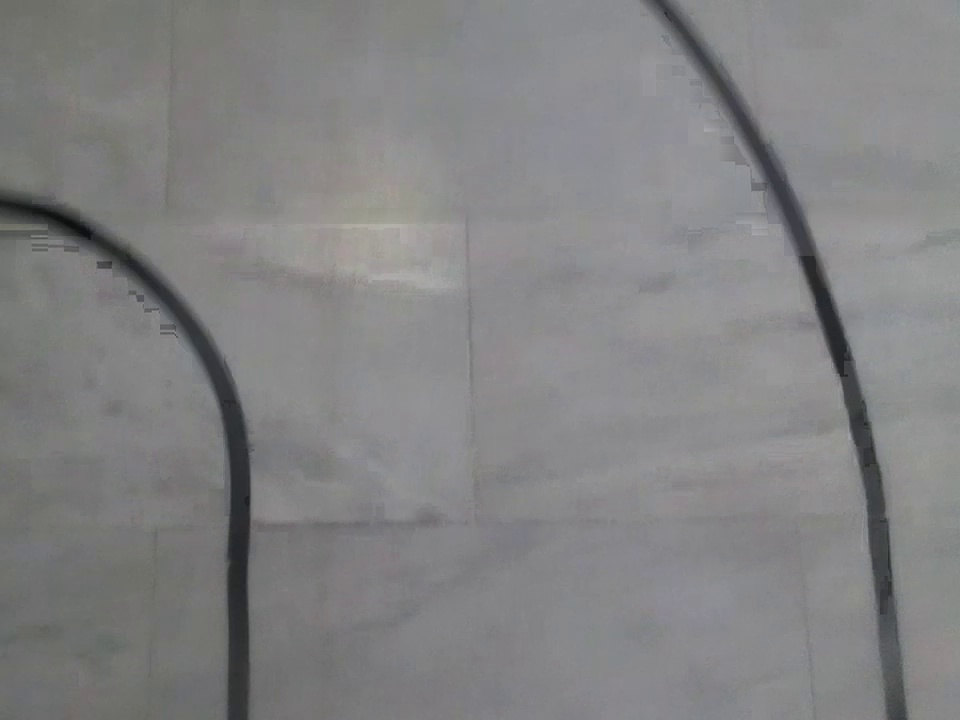
#> input picture Images for trainning/img_000017.jpg, 960 x 720 px
$ python -i Clean_keep_corridor_select_auto.py   (imports and definitions only)
#> lines starting #> are read from the running program, lines starting #| are printed output that depends on the picture; after the words box and inside, x2 and y2 are one past the last pixel; in counts of white or black regions, pixels touching at a corner belong together
#> further down, picture is the input picture: shape (720, 960, 3); mean B, G, R 130.8, 130.1, 130.1
# clean_simple.py
# Απλό script: καθαρίζει ένα συγκεκριμένο session και φτιάχνει μόνο του νέο φάκελο "_final"


#####ΠΟΛΥ ΚΑΚΟ########


from pathlib import Path
import shutil, cv2, numpy as np, pandas as pd

# ==========================================================
# ΕΔΩ ΒΑΖΕΙΣ ΤΟ SESSION ΠΟΥ ΘΕΣ ΝΑ ΚΑΘΑΡΙΣΤΕΙ
SOURCE_SESSION = Path("data/session_2025-10-14_13-54-28")
# ==========================================================

BOTTOM_RATIO = 0.25
TOP_RATIO = 0.60
CANNY_LOW, CANNY_HIGH = 60, 140
SMOOTH_WIN = 21
PEAK_FRAC = 0.18
PEAK_MIN_DIST_FRAC = 0.22
TOP_HOUGH_THRESHOLD = 55
HOUGH_MIN_LEN = 35
HOUGH_MAX_GAP = 12
MID_BAND = (0.40, 0.70)
MID_MIN_LINE_LEN = 60
MID_MAX_GAP = 10
HORIZ_ANGLE_DEG = 15
SAVE_REJECT_SAMPLES = True
REJECT_SAMPLES_MAX = 40


# [9 lines left out: function make_unique_dir, not called in this run]


def hist_peaks_two(edges):
    col_hist = edges.sum(axis=0).astype(np.float32)
    if col_hist.max() < 1:
        return False
    k = SMOOTH_WIN if SMOOTH_WIN % 2 == 1 else SMOOTH_WIN + 1
    col_hist_s = cv2.GaussianBlur(col_hist.reshape(1, -1), (k, 1), 0).ravel()
    thr = PEAK_FRAC * col_hist_s.max()
    peaks = []
    for i in range(1, len(col_hist_s) - 1):
        if col_hist_s[i] > thr and col_hist_s[i] >= col_hist_s[i - 1] and col_hist_s[i] >= col_hist_s[i + 1]:
            peaks.append(i)
    if len(peaks) < 2:
        return False
    peaks_sorted = sorted(peaks, key=lambda i: col_hist_s[i], reverse=True)
    p1, p2 = peaks_sorted[0], peaks_sorted[1]
    min_dist = int(PEAK_MIN_DIST_FRAC * edges.shape[1])
    return abs(p1 - p2) >= min_dist


def want_keep(img):
    h, w = img.shape[:2]
#> h = 720; w = 960
    gray = cv2.cvtColor(img, cv2.COLOR_BGR2GRAY)
    clahe = cv2.createCLAHE(clipLimit=2.0, tileGridSize=(8, 8))
    gray = clahe.apply(gray)
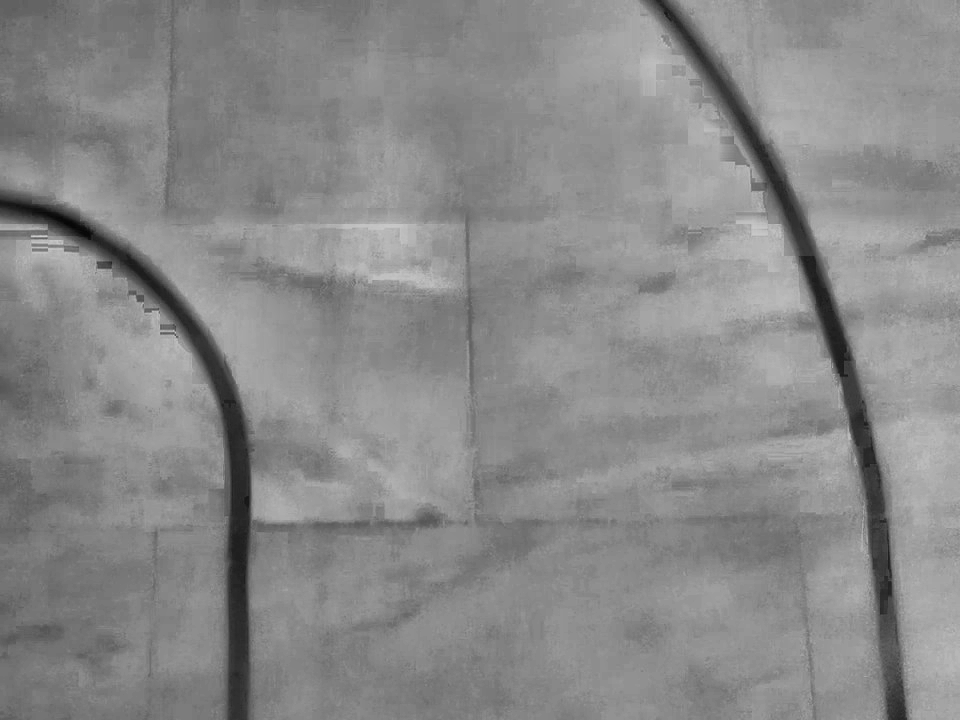
#> gray: shape (720, 960); min 6, max 206, mean 137.2

    # --- κάτω μέρος: πρέπει να έχει 2 γραμμές ---
    yb = int(h * (1.0 - BOTTOM_RATIO))
#> yb = 540
    roi_bot = gray[yb:, :]
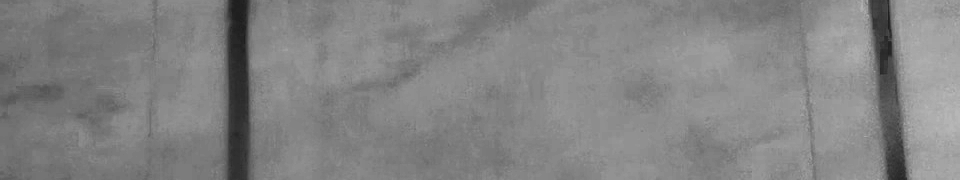
#> roi_bot: shape (180, 960); min 29, max 184, mean 131.4
    edges_b = cv2.Canny(roi_bot, CANNY_LOW, CANNY_HIGH)
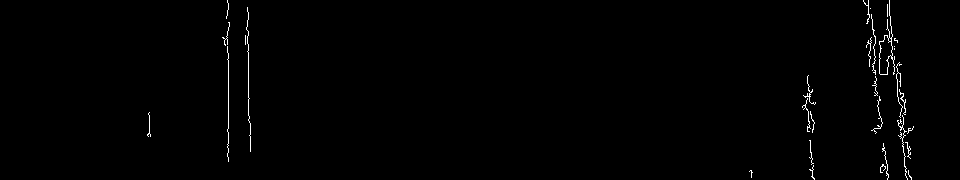
#> edges_b: shape (180, 960); 0.77% white in thin lines or dots, all inside (x1, y1, x2, y2) = (147, 0, 914, 180)
    if not hist_peaks_two(edges_b):
#> in hist_peaks_two, `col_hist = edges.sum(axis=0).astype(np.float32)`: col_hist = 960 values, max 28050 at index 228, min 0 at index 0, mean 354.1
#> in hist_peaks_two, `col_hist_s = cv2.GaussianBlur(col_hist.reshape(1, -1), (k, 1), 0).rave..`: col_hist_s = 960 values, max 5246.2 at index 901, min 0 at index 0, mean 354.1
#> in hist_peaks_two, `thr = PEAK_FRAC * col_hist_s.max()`: thr = 944.3
#> after the loop in hist_peaks_two, `for i in range(1, len(col_hist_s) - 1):`: peaks = [228, 248, 810, 876, 888, 901]
#> in hist_peaks_two, `peaks_sorted = sorted(peaks, key=lambda i: col_hist_s[i], reverse=True)`: peaks_sorted = [901, 888, 228, 876, 248, 810]
#> in hist_peaks_two, `p1, p2 = peaks_sorted[0], peaks_sorted[1]`: p1 = 901; p2 = 888
        return False

    # --- μεσαία ζώνη: απορρίπτουμε οριζόντιες μπάρες ---
    y1, y2 = int(h * MID_BAND[0]), int(h * MID_BAND[1])
    mid = gray[y1:y2, :]
    edges_m = cv2.Canny(mid, CANNY_LOW, CANNY_HIGH)
    lines = cv2.HoughLinesP(edges_m, 1, np.pi / 180, threshold=50,
                            minLineLength=MID_MIN_LINE_LEN, maxLineGap=MID_MAX_GAP)
    if lines is not None:
        for (x1, y1m, x2, y2m) in lines[:, 0, :]:
            angle = abs(np.degrees(np.arctan2(y2m - y1m, x2 - x1)))
            if angle <= HORIZ_ANGLE_DEG:
                return False

    # --- πάνω μέρος: απορρίπτουμε χαμό ---
    yt = int(h * TOP_RATIO)
    roi_top = gray[:yt, :]
    edges_t = cv2.Canny(roi_top, CANNY_LOW, CANNY_HIGH)
    lines_t = cv2.HoughLinesP(edges_t, 1, np.pi / 180, threshold=60,
                              minLineLength=HOUGH_MIN_LEN, maxLineGap=HOUGH_MAX_GAP)
    if lines_t is not None and len(lines_t) > TOP_HOUGH_THRESHOLD:
        return False

    return True


# [54 lines left out: function main, not called in this run]


# [2 lines not run here, left out]
#

>>> import cv2
>>> picture = cv2.imread('../Images for trainning/img_000017.jpg')
>>> result = want_keep(picture)
#> result = False

$ run again, on Images for trainning/img_000078.jpg
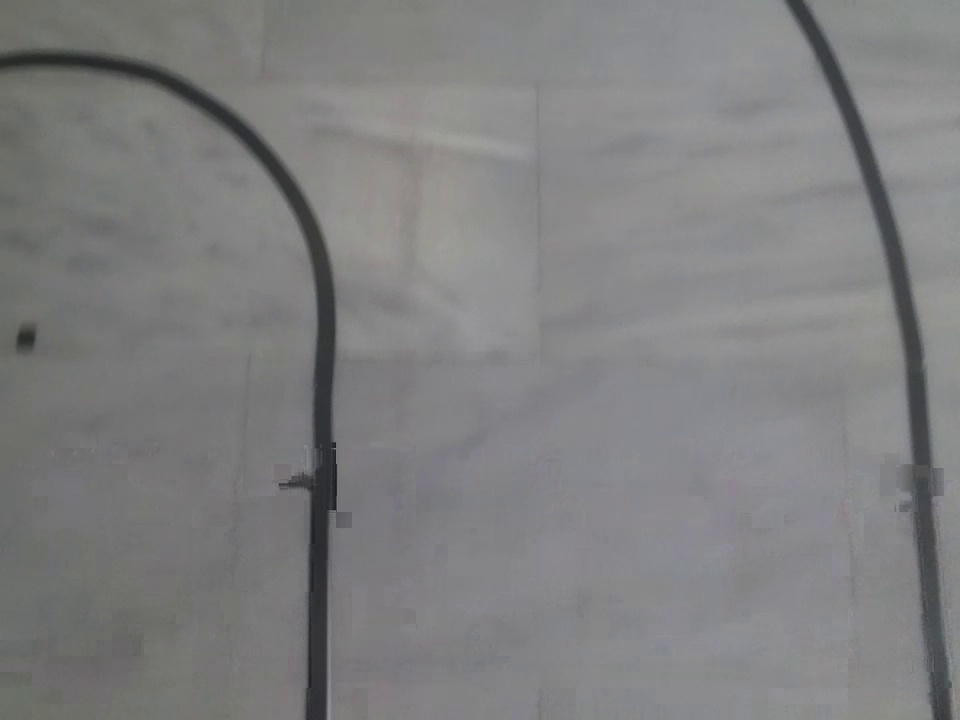
#> input picture Images for trainning/img_000078.jpg, 960 x 720 px
#> picture is the input picture: shape (720, 960, 3); mean B, G, R 127.8, 127.3, 127.2
#> in want_keep, `edges_b = cv2.Canny(roi_bot, CANNY_LOW, CANNY_HIGH)`:
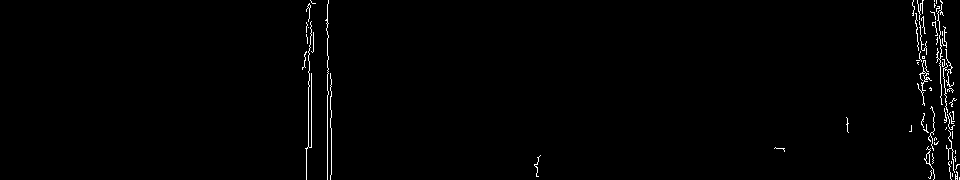
#> edges_b: shape (180, 960); 1.1% white in thin lines or dots, all inside (x1, y1, x2, y2) = (302, 0, 960, 180)
#> col_hist = 960 values, max 40035 at index 327, min 0 at index 0, mean 490.1
#> col_hist_s = 960 values, max 8148.7 at index 309, min 0 at index 0, mean 490.9
#> thr = 1466.8
#> after the loop in hist_peaks_two, `for i in range(1, len(col_hist_s) - 1):`: peaks = [309, 328, 923, 946]
#> peaks_sorted = [309, 946, 923, 328]
#> p1 = 309; p2 = 946
#> y1 = 288; y2 = 503
#> edges_m: shape (215, 960); 0.93% white in thin lines or dots
#> lines = [[332, 214, 333, 117], [910, 6, 923, 82], [923, 93, 930, 181], [331, 119, 334, 26], [904, 105, 912, 184], [927, 88, 933, 157]]
#> the loop in want_keep, `for (x1, y1m, x2, y2m) in lines[:, 0, :]:` made 6 passes
#> (x1, y1m, x2, y2m, angle) on passes 1 to 6: (332, 214, 333, 117, 89.41), (910, 6, 923, 82, 80.29), (923, 93, 930, 181, 85.45), (331, 119, 334, 26, 88.15), (904, 105, 912, 184, 84.22), (927, 88, 933, 157, 85.03)
#> in want_keep, `edges_t = cv2.Canny(roi_top, CANNY_LOW, CANNY_HIGH)`:
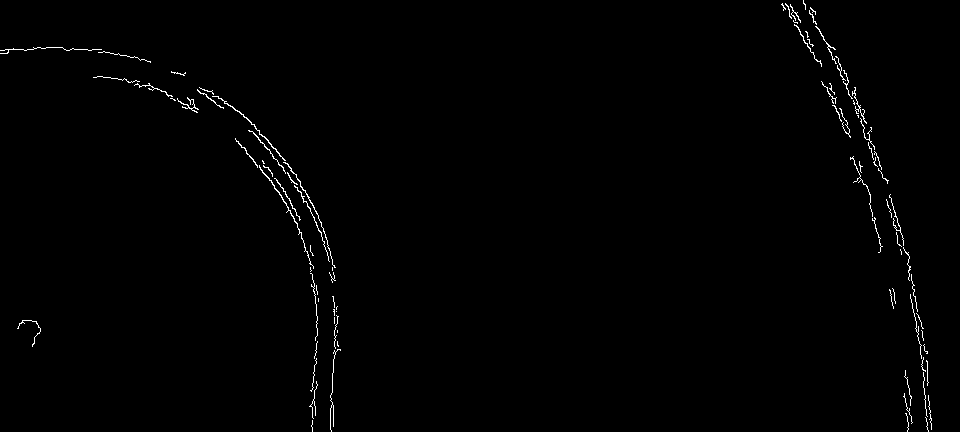
#> edges_t: shape (432, 960); 0.77% white in thin lines or dots
#> lines_t = [[840, 71, 878, 170], [827, 87, 845, 132], [910, 295, 921, 345], [809, 10, 871, 131], [235, 138, 274, 185], [914, 285, 921, 366], [889, 195, 903, 238], [331, 407, 334, 321], [256, 135, 296, 184], [869, 203, 881, 246]]
#> result = True

$ run again, on Images for trainning/img_000145.jpg
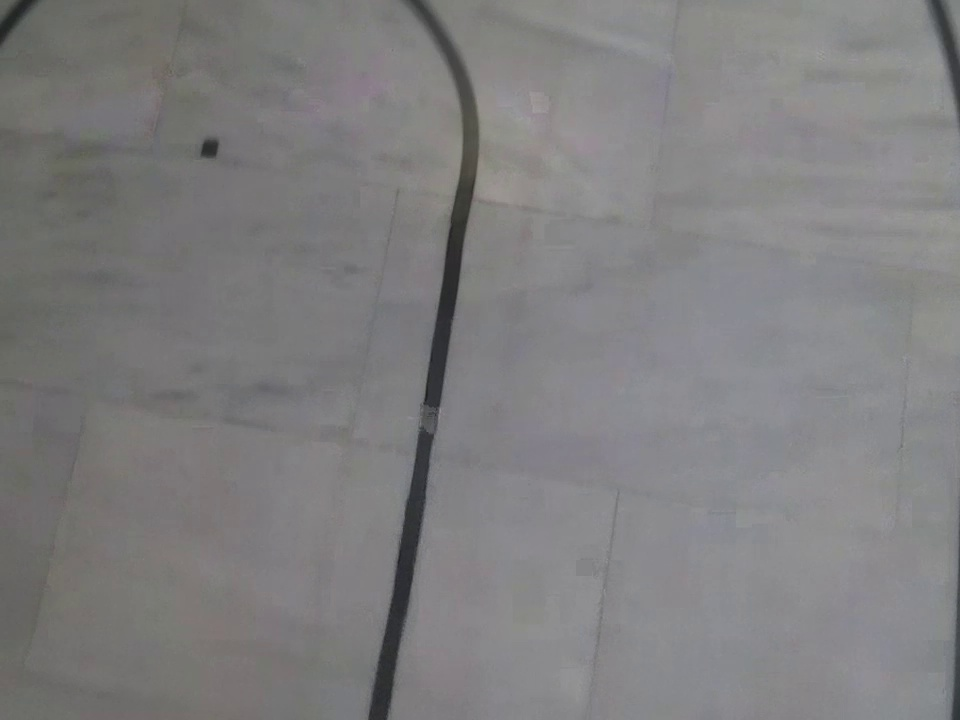
#> input picture Images for trainning/img_000145.jpg, 960 x 720 px
#> picture is the input picture: shape (720, 960, 3); mean B, G, R 127, 126.2, 126.9
#> in want_keep, `roi_bot = gray[yb:, :]`:
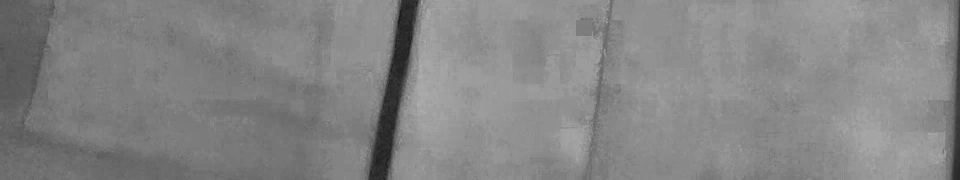
#> roi_bot: shape (180, 960); min 25, max 173, mean 132.9
#> in want_keep, `edges_b = cv2.Canny(roi_bot, CANNY_LOW, CANNY_HIGH)`:
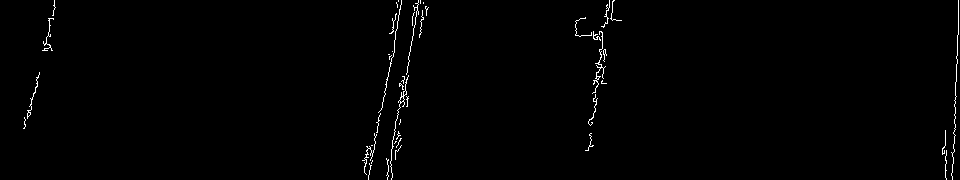
#> edges_b: shape (180, 960); 0.87% white in thin lines or dots
#> col_hist = 960 values, max 9180 at index 395, min 0 at index 0, mean 399.5
#> col_hist_s = 960 values, max 6124.1 at index 959, min 0 at index 0, mean 402.7
#> thr = 1102.3
#> after the loop in hist_peaks_two, `for i in range(1, len(col_hist_s) - 1):`: peaks = [31, 49, 369, 395, 598]
#> peaks_sorted = [395, 598, 369, 49, 31]
#> p1 = 395; p2 = 598
#> result = False
